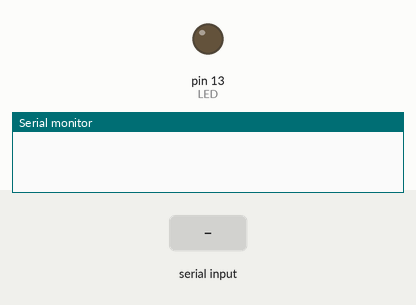
Simulated run of this sketch. Board: Arduino Mega 2560, built with avr-gcc and run on an emulated ATmega2560. Shown: output pins drawn as LEDs (lit = HIGH), the last lines printed to the serial monitor. The inputs (shaded band) are chosen by the test bench.

Above: at 1.2 s.
1.3 s: "1" received over the second serial link
At 2.0 s:
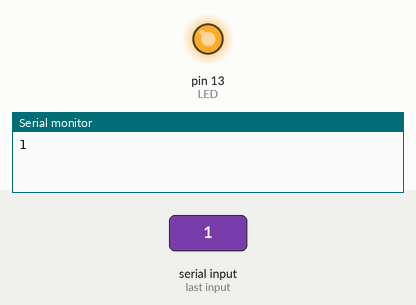
2.8 s: "0" received over the second serial link
At 3.2 s:
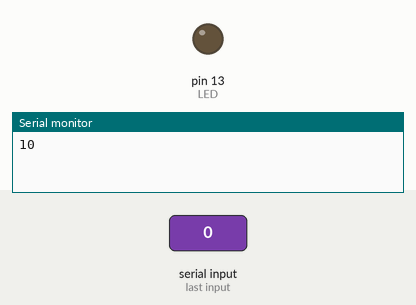
Timing chart, 0 to 5.8 s (numbered marks = the images above; inputs shaded):
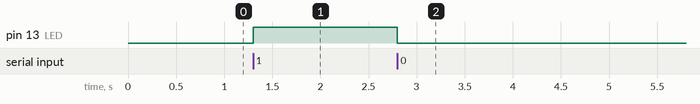

Measured:
- after the input at 1.3 s, pin 13 (LED): LOW → HIGH at once
- after the input at 2.8 s, pin 13 (LED): HIGH → LOW at once

The sketch:

test.ino
```cpp
//#include <SoftwareSerial.h>

#define  LED LED_BUILTIN
#define CONNECTED 46

void setup()  {
  pinMode(LED, OUTPUT);
  pinMode(CONNECTED, INPUT_PULLUP);
  Serial.begin(38400);
  Serial1.begin(38400);
}

void loop() {
  //if (digitalRead(CONNECTED)) { digitalWrite(LED, HIGH); }
  //else { digitalWrite(LED, LOW); }


  if (Serial1.available()) {
    char c = Serial1.read();
    Serial.print(c);
    if (c == '1') {
        digitalWrite(LED, HIGH);
    }
    if (c == '0') {
        digitalWrite(LED, LOW);
    }
  }
  if (Serial.available()) {
    char c = Serial.read();
    Serial.print(c);
    Serial1.write(c);
  }
}
```
